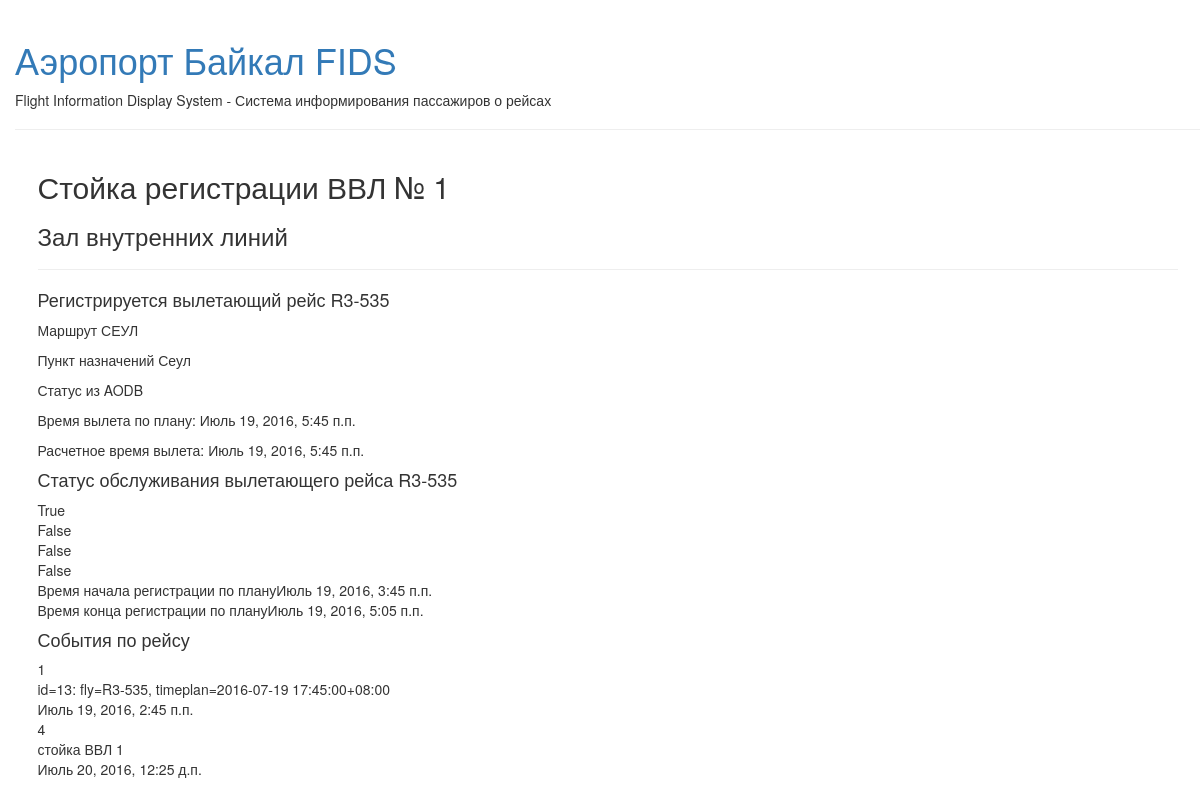
/fids/checkin/1/, run on the app's committed database.
### flightinfosystem/models.py (models this page shows, shortened)
class Checkin(models.Model):
    num = models.CharField("Номер стойки", max_length=2)
    fullname = models.CharField("Полное имя стойки", max_length=21)
    shortname = models.CharField("Короткое имя стойки", max_length=5)
    checkinfly = models.ForeignKey('Flight', verbose_name='Рейс', blank=True, null=True, on_delete=models.SET_NULL)
    classcheckin = models.CharField("Класс обслуживания", max_length=15, blank=True, null=True)
    deltastartcheckin = models.IntegerField("Начало регистрации", default=7200)
    deltastopcheckin = models.IntegerField("Конец регистрации", default=2400)

class Flight(models.Model):
    fly = models.CharField("Рейс", max_length=9)
    ad = models.IntegerField("Направление")
    punktdist = models.CharField("Маршрут", max_length=100, blank=True)
    portdist = models.CharField("Аэропорты по маршруту", max_length=100, blank=True)
    aircraft = models.CharField("Тип ВС", max_length=10)
    carrname = models.CharField("Перевозчик", max_length=35)
    status = models.CharField("Статус рейса из AODB", max_length=60, blank=True)
    timeplan = models.DateTimeField("Время по плану", null=True, blank=True)
    timeexp = models.DateTimeField("Время расчетное", null=True, blank=True)
    timefact = models.DateTimeField("Время по факту", null=True, blank=True)
    def isdeparture(self):
        if self.ad == 0:
            return True
        else:
            return False
    def timestartcheckin(self, delta=7200):
        return (self.timeexp - DT.timedelta(seconds=delta))
    def timestopcheckin(self, delta=2400):
        return (self.timeexp - DT.timedelta(seconds=delta))

class FlightStatus(models.Model):
    fly = models.OneToOneField('Flight', verbose_name="Рейс")
    checkin = models.BooleanField("Регистрация пассажиров", default=False)
    checkinstop = models.BooleanField("Конец регистрации", default=False)
    board = models.BooleanField("Статус посадки пассажиров", default=False)
    boardstop = models.BooleanField("Конец посадки пассажиров", default=False)
    baggage = models.BooleanField("Выдача багажа", default=False)
    baggagestop = models.BooleanField("Конец выдачи багажа", default=False)
    changeboard = models.BooleanField("Статус замены борта", default=False)

class EventLog(models.Model):
    fly = models.ForeignKey('Flight', verbose_name="Рейс", )
    event = models.ForeignKey('Event', verbose_name="Событие")
    descript = models.CharField("Допопции события", max_length=60)
    timestamp = models.DateTimeField("Время события", auto_now=True)

### flightinfosystem/views.py (the view, shortened to what this page needs)
# urls.py: url(r'^checkin/(?P<id>[0-9]+)/$', views.checkin, name='checkin'),
def checkin(request, id, past=11, future=11):
    now = timezone.now()
    pasttime = now - datetime.timedelta(seconds=past * 3600)
    futuretime = now + datetime.timedelta(seconds=future * 3600)
    check = get_object_or_404(Checkin, id=id)
    if request.method == 'GET':
        if check.checkinfly is None:
            departureflight = Flight.objects.filter(ad=0).filter(timeplan__lt=futuretime).filter(
                timeplan__gt=pasttime).order_by('timeplan')
            startcheckin = []
            stopcheckin = []
            for depart in departureflight:
                startcheckin.append(depart.timestartcheckin(delta=check.deltastartcheckin))
                stopcheckin.append(depart.timestopcheckin(delta=check.deltastopcheckin))
            return render(request, 'flightinfosystem/checkin-select.html', {'check': check,
                                                                            'depart': departureflight})
        else:
            flight = check.checkinfly
            flightstatus = FlightStatus.objects.get(fly=flight)
            event = EventLog.objects.filter(fly=flight)
            return render(request, 'flightinfosystem/checkin-status.html',
                          {'flightevent': event, 'flight': flight, 'flightstatus': flightstatus, 'check': check})

### flightinfosystem/templates/flightinfosystem/checkin-status.html
{% extends 'flightinfosystem/base.html' %}
{% block content %}
    <div>
        <h2>Стойка регистрации {{ check.shortname }} № {{ check.num }}</h2>
        <h3>Зал {{ check.fullname }}</h3>
    </div>
    <hr>
    <div>
        <div>
            <h4>Регистрируется
                {% if flight.isdeparture %}
                    вылетающий
                {% else %}
                    прилетающий
                {% endif %}
                рейс {{ flight.fly }} </h4>
            <p>Маршрут {{ flight.portdist }}</p>
            <p>Пункт назначений {{ flight.punktdist }}</p>
            <p>Статус из AODB {{ flight.status }}</p>
            <p>Время вылета по плану: {{ flight.timeplan }}</p>
            <p>Расчетное время вылета: {{ flight.timeexp }}</p>
        </div>
        <div>
            <h4>Статус обслуживания вылетающего рейса {{ flight.fly }}</h4>
            {{ flightstatus.checkin }}<br>
            {{ flightstatus.checkinstop }}<br>
            {{ flightstatus.board }}<br>
            {{ flightstatus.boardstop }}<br>
            Время начала регистрации по плану{{ flight.timestartcheckin }}<br>
            Время конца регистрации по плану{{ flight.timestopcheckin }}<br>
        </div>
        <div>
            <h4>События по рейсу</h4>
            {% for event in flightevent %}
                {{ event.event_id }}<br/>
                {{ event.descript }}<br/>
                {{ event.timestamp }}<br/>
            {% endfor %}
        </div>
    <br>
    </div>
{% endblock content %}

### flightinfosystem/static/css/style.css (style rules this page uses)
body { padding-left: 15px; }

### data on the page
Checkin: shortname "ВВЛ", num "1", fullname "внутренних линий"
Flight: fly "R3-535", portdist "СЕУЛ", punktdist "Сеул", timeplan "Июль 19, 2016, 5:45 п.п.", timeexp "Июль 19, 2016, 5:45 п.п.", timestartcheckin "Июль 19, 2016, 3:45 п.п.", timestopcheckin "Июль 19, 2016, 5:05 п.п."
FlightStatus: checkin "True", checkinstop "False", board "False", boardstop "False"
EventLog: event_id "1", descript "id=13: fly=R3-535, timeplan=2016-07-19 17:45:00+08:00", timestamp "Июль 19, 2016, 2:45 п.п."
EventLog: event_id "4", descript "стойка ВВЛ 1", timestamp "Июль 20, 2016, 12:25 д.п."
